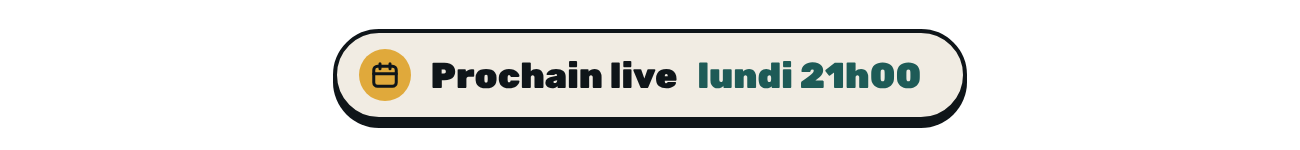
#> input picture stream-pack/outro/carte-1.png, 1300 x 150 px; its folder holds only this picture in this run
$ python outro.py carte-1.png
#> lines starting #> are read from the running program, lines starting #| are printed output that depends on the picture
### stream-pack/motifs/ecran.py
"""La mécanique commune aux écrans en boucle du pack (l'intro de lancement, l'outro de fin) :
motif d'encre très lent, titre en volume qui flotte, logo en haut à gauche, cartes d'info qui se succèdent en bas.

Un écran se décrit par un Ecran(...) puis s'affiche ou se rend :
    e = Ecran(titre=[('MERCI', 150, MIEL, OMBRE_MIEL, 400)], cartes=[...], ...)
    e.rendre(sys.argv, dossier, 'outro.mp4')
"""
import math
import os
import subprocess
import sys

import numpy as np
from PIL import Image, ImageDraw, ImageFont
from scipy.ndimage import gaussian_filter

from encre import Encre

ICI = os.path.dirname(os.path.abspath(__file__))
POLICE = os.path.join(ICI, '..', 'da', 'Rubik-3.ttf')
W, H = 1920, 1080
NUIT = np.array([0x0F, 0x15, 0x19], np.float32) / 255
PAPIER, MIEL = (241, 236, 227), (224, 169, 59)
OMBRE_PAPIER, OMBRE_MIEL = (150, 136, 112), (138, 90, 18)

y, x = np.mgrid[0:H, 0:W].astype(np.float32)
lisse = lambda k: k * k * (3 - 2 * k)


# ---------------------------------------------------------------- lettres en volume
def lettre(ch, pol, face, cote, prof, papier):
    """Une lettre : contour papier (sticker), extrusion ombrée vers le bas-droite, puis la face.
    Toutes les lettres d'une ligne partagent la même ligne de base (sinon l'accent et le trait d'union décrochent).
    Renvoie (image RGBA, masque de la face) ; la face sert au reflet qui balaie le titre."""
    asc, desc = pol.getmetrics()
    l = pol.getbbox(ch)[0]
    m = papier + prof + 6
    w, h = pol.getbbox(ch)[2] - l + m * 2, asc + desc + prof + m * 2
    ox, oy = -l + m, m
    img = Image.new('RGBA', (w, h)); d = ImageDraw.Draw(img)
    if papier:   # le contour papier épouse la silhouette, extrusion comprise
        for i in (0, prof):
            d.text((ox + i * 0.55, oy + i), ch, font=pol, fill=PAPIER + (255,),
                   stroke_width=papier, stroke_fill=PAPIER + (255,))
    for i in range(prof, 0, -1):
        k = i / prof
        d.text((ox + i * 0.55, oy + i), ch, font=pol, fill=tuple(int(v * (1 - 0.4 * k)) for v in cote) + (255,))
    seule = Image.new('RGBA', (w, h))
    ImageDraw.Draw(seule).text((ox, oy), ch, font=pol, fill=face + (255,))
    img.alpha_composite(seule)
    return img, seule.getchannel('A')


def mot(texte, taille, face, cote, prof=None, papier=None, serre=0.0):
    """Prépare les lettres d'un mot : [(dx, image, masque de face)], plus la largeur et la hauteur."""
#> called with texte = "MERCI D'ÊTRE PASSÉ", taille = 80, face = (241, 236, 227), cote = (150, 136, 112), serre = 0
    pol = ImageFont.truetype(POLICE, taille)
    prof = prof if prof is not None else max(4, round(taille * 0.075))
    papier = papier if papier is not None else max(3, round(taille * 0.05))
    out, cx = [], 0.0
    for ch in texte:
        if ch == ' ':
            cx += pol.getlength(' ') * (1 + serre); continue
        img, masque = lettre(ch, pol, face, cote, prof, papier)
        out.append((cx + pol.getbbox(ch)[0], img, masque))
        cx += pol.getlength(ch) * (1 + serre)
#> this loop made 18 passes
#> pass 1, in mot, `img, masque = lettre(ch, pol, face, cote, prof, papier)`:
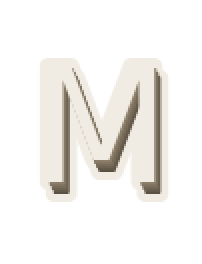
#> img: PIL image 101x132 RGBA (shown 2 times larger); mean R, G, B, A 64.9, 63.1, 59.9, 71.8; transparent parts drawn white
#> pass 1, in mot, `img, masque = lettre(ch, pol, face, cote, prof, papier)`:
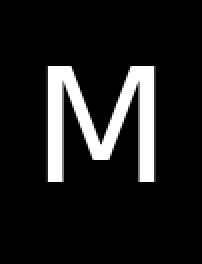
#> masque: PIL image 101x132 L (shown 2 times larger); min 0, max 255, mean 28.4
#> after the loop, cx = 849.8; out = 16 items
    return out, cx, pol.getmetrics()[0]


# [16 lines left out: function poser, not called in this run]


class Ecran:
    """Un écran en boucle. `titre` : [(texte, taille, couleur de face, couleur d'épaisseur, y)].
    `cartes` : les chemins des pastilles d'info, dans l'ordre d'apparition."""

    def __init__(self, titre, cartes, graine=7, fps=60, duree=30.0, carte_y=806,
                 voile=(0.62, 820, 0.52, 500)):
        self.fps, self.duree, self.carte_y, self.voile = fps, duree, carte_y, voile
        self.lignes = [(mot(txt, t, f, c), z) for txt, t, f, c, z in titre]
#> the loop in mot (call 2), `for ch in texte:` made 9 passes
#> cx on passes 1 to 9: 114.9, 168.3, 283.6, 333.1, 439.3, 565, 667.6, 799.8, 902.4
#> pass 1, in mot (call 2), `img, masque = lettre(ch, pol, face, cote, prof, papier)`:
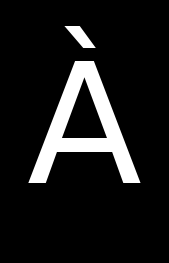
#> masque: PIL image 169x263 L; min 0, max 255, mean 28
#> after the loop in mot (call 2), `for ch in texte:`: cx = 902.4; out = 8 items
#> self.lignes = 2 items
        self.logo = [mot('KAYZX', 64, PAPIER, OMBRE_PAPIER), mot('TV', 64, MIEL, OMBRE_MIEL)]
#> the loop in mot (call 3), `for ch in texte:` made 5 passes
#> pass 1, in mot (call 3), `img, masque = lettre(ch, pol, face, cote, prof, papier)`:
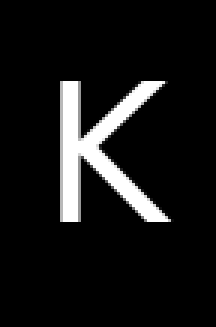
#> masque: PIL image 72x109 L (shown 3 times larger); min 0, max 255, mean 22
#> after the loop in mot (call 3), `for ch in texte:`: cx = 212.5; out = 5 items
#> the loop in mot (call 4), `for ch in texte:` made 2 passes
#> cx on passes 1 to 2: 39.09, 82.88
#> pass 1, in mot (call 4), `img, masque = lettre(ch, pol, face, cote, prof, papier)`:
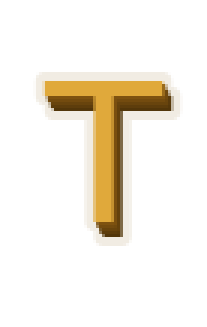
#> img: PIL image 69x109 RGBA (shown 3 times larger); mean R, G, B, A 38.4, 33, 23, 46; transparent parts drawn white
#> pass 1, in mot (call 4), `img, masque = lettre(ch, pol, face, cote, prof, papier)`:
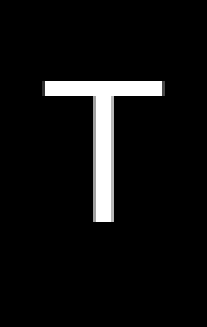
#> masque: PIL image 69x109 L (shown 3 times larger); min 0, max 255, mean 15.7
#> pass 2, in mot (call 4), `img, masque = lettre(ch, pol, face, cote, prof, papier)`:
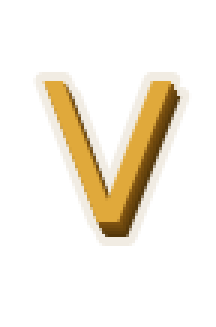
#> img: PIL image 72x109 RGBA (shown 3 times larger); mean R, G, B, A 44.4, 38.3, 27, 50.2; transparent parts drawn white
#> after the loop in mot (call 4), `for ch in texte:`: cx = 82.88; out = 2 items
        self.cartes = [np.asarray(Image.open(c).convert('RGBA'), np.float32) / 255 for c in cartes]
        self.creneau = duree / max(1, len(self.cartes))
        self.encre = Encre(W, H, graine=graine, echelle=0.8, lisser=True)

    # [82 lines left out: functions _titre, _logo, _carte, image, rendre, not called in this run]

### stream-pack/outro/outro.py
"""L'outro de fin de live : une boucle de 30 s sans couture, à 60 images par seconde.
Même langage que l'intro (motif d'encre, titre en volume, cartes d'info), mais on dit au revoir et on
donne rendez-vous. La mécanique est dans motifs/ecran.py.
    python3 outro.py [--part i/n] [--apercu T]
Dans OBS : Source média, Boucle cochée, sur la scène de fin de live.
"""
import os
import sys

ICI = os.path.dirname(os.path.abspath(__file__))
sys.path.insert(0, os.path.join(ICI, '..', 'motifs'))
from ecran import Ecran, MIEL, OMBRE_MIEL, OMBRE_PAPIER, PAPIER   # noqa: E402

#> (the run stopped early here; a loop or call above may not have finished)
